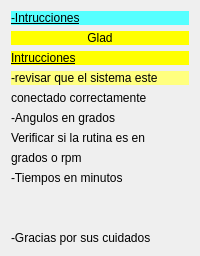
                  <widget class="QWidget" name="page_cuatro">
                   <layout class="QVBoxLayout" name="verticalLayout_12">
                    <item>
                     <widget class="QLabel" name="label_15">
                      <property name="styleSheet">
                       <string notr="true">background-color: rgb(85, 255, 255);

font: 20pt &quot;MS Shell Dlg 2&quot;;
text-decoration: underline;</string>
                      </property>
                      <property name="text">
                       <string>-Intrucciones</string>
                      </property>
                     </widget>
                    </item>
                    <item>
                     <widget class="QLabel" name="label_6">
                      <property name="maximumSize">
                       <size>
                        <width>16777215</width>
                        <height>100</height>
                       </size>
                      </property>
                      <property name="styleSheet">
                       <string notr="true">background-color: rgb(255, 255, 0);
font: 75 20pt &quot;MS Shell Dlg 2&quot;;</string>
                      </property>
                      <property name="text">
                       <string>Glad</string>
                      </property>
                      <property name="textFormat">
                       <enum>Qt::RichText</enum>
                      </property>
                      <property name="alignment">
                       <set>Qt::AlignHCenter|Qt::AlignTop</set>
                      </property>
                     </widget>
                    </item>
                    <item>
                     <widget class="QLabel" name="label_7">
                      <property name="styleSheet">
                       <string notr="true">background-color: rgb(255, 255, 0);
text-decoration: underline;
font: 12pt &quot;Arial&quot;;
</string>
                      </property>
                      <property name="text">
                       <string>Intrucciones</string>
                      </property>
                     </widget>
                    </item>
                    <item>
                     <widget class="QLabel" name="label_8">
                      <property name="minimumSize">
                       <size>
                        <width>0</width>
                        <height>0</height>
                       </size>
                      </property>
                      <property name="styleSheet">
                       <string notr="true">background-color: rgb(255, 255, 127);
font: 11pt &quot;Arial&quot;;</string>
                      </property>
                      <property name="text">
                       <string>-revisar que el sistema este    </string>
                      </property>
                     </widget>
                    </item>
                    <item>
                     <widget class="QLabel" name="label_9">
                      <property name="text">
                       <string>conectado correctamente</string>
                      </property>
                     </widget>
                    </item>
                    <item>
                     <widget class="QLabel" name="label_10">
                      <property name="text">
                       <string>-Angulos en grados</string>
                      </property>
                     </widget>
                    </item>
                    <item>
                     <widget class="QLabel" name="label_11">
                      <property name="text">
                       <string>Verificar si la rutina es en</string>
                      </property>
                     </widget>
                    </item>
                    <item>
                     <widget class="QLabel" name="label_12">
                      <property name="text">
                       <string>grados o rpm</string>
                      </property>
                     </widget>
                    </item>
                    <item>
                     <widget class="QLabel" name="label_13">
                      <property name="text">
                       <string>-Tiempos en minutos</string>
                      </property>
                     </widget>
                    </item>
                    <item>
                     <spacer name="verticalSpacer">
                      <property name="orientation">
                       <enum>Qt::Vertical</enum>
                      </property>
                      <property name="sizeHint" stdset="0">
                       <size>
                        <width>20</width>
                        <height>40</height>
                       </size>
                      </property>
                     </spacer>
                    </item>
                    <item>
                     <widget class="QLabel" name="label_14">
                      <property name="text">
                       <string>-Gracias por sus cuidados</string>
                      </property>
                     </widget>
                    </item>
                   </layout>
                  </widget>
